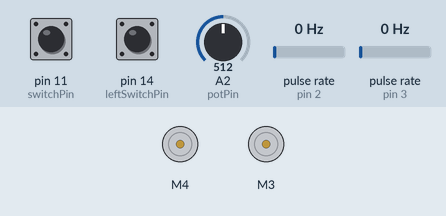
Recording of a sketch running on a simulated Arduino Uno, built with avr-gcc and run on an emulated ATmega328P. On the bench: 2 × DC motor (green arrow = forward, orange = backward, longer = faster). Wiring (inferred from the names in the program): 2 × pulse sensor: data pin 2 / data pin 3. Inputs (shaded band) come from the test bench; at power-on: pin 11 (switchPin) HIGH, pulse rate (sensors on pin 2, pin 3) 0 Hz, pin 14 (leftSwitchPin) HIGH, A2 (potPin) = 512.

Above: at 1.2 s.
1.3 s: pin 11 (switchPin) pulled LOW for 0.15 s
At 1.8 s:
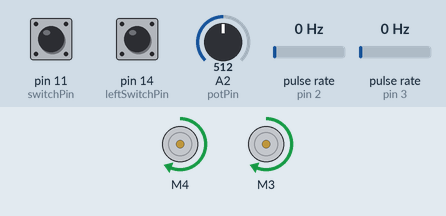
2.9 s: pulse rate (sensor on pin 2) set to 16 Hz
5.9 s: pulse rate (sensor on pin 2) set to 20 Hz
7.6 s: pin 11 (switchPin) pulled LOW for 1 s
At 11.0 s:
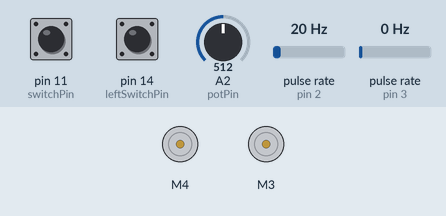
11.6 s: pin 11 (switchPin) pulled LOW for 3.2 s
At 12.8 s:
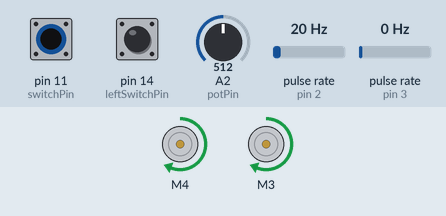
Timing chart, 0 to 18.3 s (numbered marks = the images above; inputs shaded):
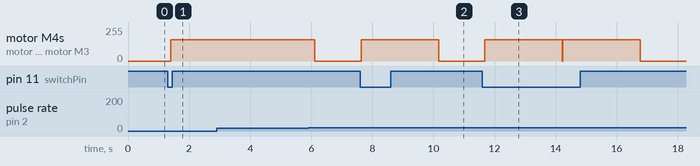

The sketch:

Encoders.ino
```cpp
/* Encoder Test
*** Description ***
Demonstrates how to count turns of an encoder (Lego pulley) wheel. In addition to the wheel you will need:
--A DC Motor.
--A micro switch.
--A break-beam sensor.
--An LCD screen (optional).
The wheel should be attached to a rotating axle, directly or indirectly attached to the motor, and placed
near the break-beam sensor so that as it turns it alternately blocks and allows the beam through.
*/

#include <AFMotor.h>
#include <SoftwareSerial.h>

// Define constants:
#define switchPin       11
#define leftSwitchPin   14  // Left switch is connected to this pin
#define rightSwitchPin  15  // Right switch is connected to this pin
#define potPin          2
#define txPin           13  // LCD tx pin.
#define rxPin           13  // LCD rx pin (not really used).
#define leftEncoderPin  2   // Encoder i.e. break-beam sensor (2 or 3 only, to allow hardware interrupt)
#define rightEncoderPin 3
#define LeftMotorPin    5   // Left motor is connected to this pin
#define RightMotorPin   6   // Right motor is connected to this pin

// Define (and initialize) global variables:
volatile int leftEncoderCount;   // Use "volatile" for faster updating of value during hardware interrupts.
volatile int rightEncoderCount;
int encoderCountGoal = 10;

const unsigned int numSpeedSettings       = 3;
const unsigned int speedSettings[]        = {120, 160, 200};
const String       speedSettingsVerbal[]  = {"LOW", "MEDIUM", "FAST"};
unsigned int       speed                  = 0; // Current speed setting
bool               leftSwitchPinTriggered = 0;
unsigned int       distance               = 0;
unsigned int       lastDistance           = 0;

// Define serial display and motor objects:
SoftwareSerial mySerial =  SoftwareSerial( rxPin, txPin);
AF_DCMotor Left_Motor(3, MOTOR34_1KHZ); // Set up left motor on port 3, 1KHz pwm
AF_DCMotor Right_Motor(4, MOTOR34_1KHZ); // Set up right motor on port 4, 1KHz pwm

void setup()
{
  // Setup hardware interrupt:
  int leftInterruptPin = leftEncoderPin - 2;   // Hardware interrupt pin (0 or 1 only, to refer to digital pin 2 or 3, respectively).
  attachInterrupt(leftInterruptPin, incrementLeftEncoder, FALLING);   // Attach interrupt pin, name of function to be called
  // During interrupt, and whether to run interrupt upon voltage FALLING from high to low or ...
  int rightInterruptPin = rightEncoderPin - 2;
  attachInterrupt(rightInterruptPin, incrementRightEncoder, FALLING);

  // Setup encoder i.e. break-beam:
  pinMode(leftEncoderPin, INPUT);
  digitalWrite(leftEncoderPin, HIGH);
  pinMode(rightEncoderPin, INPUT);
  digitalWrite(rightEncoderPin, HIGH);

  // Setup switch:
  pinMode(switchPin, INPUT);
  digitalWrite(switchPin, HIGH);
  pinMode(leftSwitchPin, INPUT);
  digitalWrite(leftSwitchPin, HIGH);
  pinMode(rightSwitchPin, INPUT);
  digitalWrite(rightSwitchPin, HIGH);

  // Setup serial display:
  pinMode(txPin, OUTPUT);
  mySerial.begin(9600);

  // Set motor speed:
  Right_Motor.setSpeed(speedSettings[1]);
  Left_Motor.setSpeed(speedSettings[1]);

  // Set initial distance
  distance = analogRead(potPin) / 10;
  lastDistance = distance;

  mySerial.print("?f");                // Clears LCD screen
  mySerial.print("?x00?y0");           // Sets Cursor to x00,y0
  mySerial.print("Press to Begin..."); // Displays "Press to Begin..."
}

void loop()
{
  while (digitalRead(switchPin))
  {
    // Wait until switch is pressed.
    changeSpeedSetting();
    changeDistanceSetting();
    delay(150);
  }

  encoderCountGoal = distance; // Should possibly be scaled

  mySerial.print("?f");
  mySerial.print("?x00?y0");
  mySerial.print("Counts:");

  DriveForward();

  leftEncoderCount = 0;
  rightEncoderCount = 0;
  while (leftEncoderCount < encoderCountGoal) { }   // Wait until encoder count goal is reached
        // (allowing interrupt to update value of leftEncoderCount during this time):

  StopMotors();
}

void incrementLeftEncoder()
{
  ++leftEncoderCount;
  displayEncoderCounts();
}

void incrementRightEncoder()
{
  ++rightEncoderCount;
  displayEncoderCounts();
}

void displayEncoderCounts()
{
  mySerial.print("?x00?y1");
  mySerial.print("L: ");
  mySerial.print(leftEncoderCount);
  mySerial.print(" R: ");
  mySerial.print(rightEncoderCount);
}

void displaySpeedSetting()
{
  mySerial.print("?f");
  mySerial.print("?x00?y0");
  mySerial.print("Speed:");
  mySerial.print("?x00?y1");
  mySerial.print(speedSettingsVerbal[speed]);
}

void displayDistance()
{
  mySerial.print("?f");
  mySerial.print("?x00?y0");
  mySerial.print("Distance:");
  mySerial.print("?x00?y1");
  mySerial.print(distance);
}

void changeSpeedSetting()
{
  leftSwitchPinTriggered = !digitalRead(leftSwitchPin);
  if (leftSwitchPinTriggered)
  {
    speed = ++speed % numSpeedSettings;
    Right_Motor.setSpeed(speedSettings[speed]);
    Left_Motor.setSpeed(speedSettings[speed]);
    displaySpeedSetting();
  }
  leftSwitchPinTriggered = false;
}

void changeDistanceSetting()
{
  distance = analogRead(potPin) / 10;
  if (distance != lastDistance)
  {
    displayDistance();
    lastDistance = distance;
  }
}

void StopMotors()
{
  Right_Motor.run(RELEASE);
  Left_Motor.run(RELEASE);
}

void DriveForward()
{
  Right_Motor.run(FORWARD);
  Left_Motor.run(FORWARD);
}
```

Measured:
- after the input at 1.3 s, motor M4, motor M3: stopped → forward 160/255 after 0.10 s
- after the input at 2.9 s, every drawn part: stays the same
- after the input at 7.6 s, motor M4, motor M3: stopped → forward 160/255 at once, → stopped 2.5 s later
- after the input at 11.6 s, motor M4, motor M3: stopped → forward 160/255 after 0.09 s, → stopped 5.1 s later
